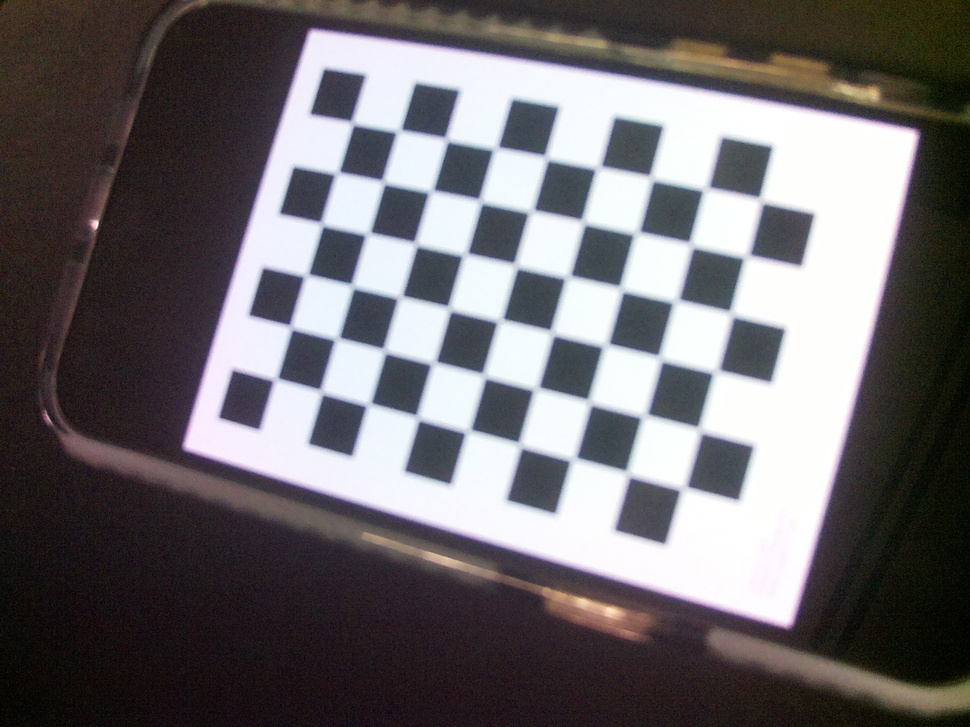
#> input picture open_cv/image0.jpg, 970 x 727 px, shrunk from 2592 x 1944 before the run; its folder holds only this picture in this run
$ python camera_calibration.py
#> lines starting #> are read from the running program, lines starting #| are printed output that depends on the picture; after the words box and inside, x2 and y2 are one past the last pixel; in counts of white or black regions, pixels touching at a corner belong together; long printed decimals are rounded
import cv2
import numpy as np
import os
import glob
import matplotlib.pyplot as plt

# Defining the dimensions of checkerboard
CHECKERBOARD = (6,9)
criteria = (cv2.TERM_CRITERIA_EPS + cv2.TERM_CRITERIA_MAX_ITER, 30, 0.001)

# Creating vector to store vectors of 3D points for each checkerboard image
objpoints = []
# Creating vector to store vectors of 2D points for each checkerboard image
imgpoints = []

# Defining the world coordinates for 3D points
objp = np.zeros((1, CHECKERBOARD[0]*CHECKERBOARD[1], 3), np.float32)
objp[0,:,:2] = np.mgrid[0:CHECKERBOARD[0], 0:CHECKERBOARD[1]].T.reshape(-1, 2)
prev_img_shape = None

# Extracting path of individual image stored in a given directory
images = glob.glob('/home/localuser/SWARM-Project/alphabot_swarm/open_cv/*.jpg')

# Print the list of images to verify if they are being accessed
print("List of images found:", images)

for fname in images:
    img = cv2.imread(fname)
#> img is the input picture: shape (727, 970, 3); mean B, G, R 109, 106, 109.7
    gray = cv2.cvtColor(img, cv2.COLOR_BGR2GRAY)
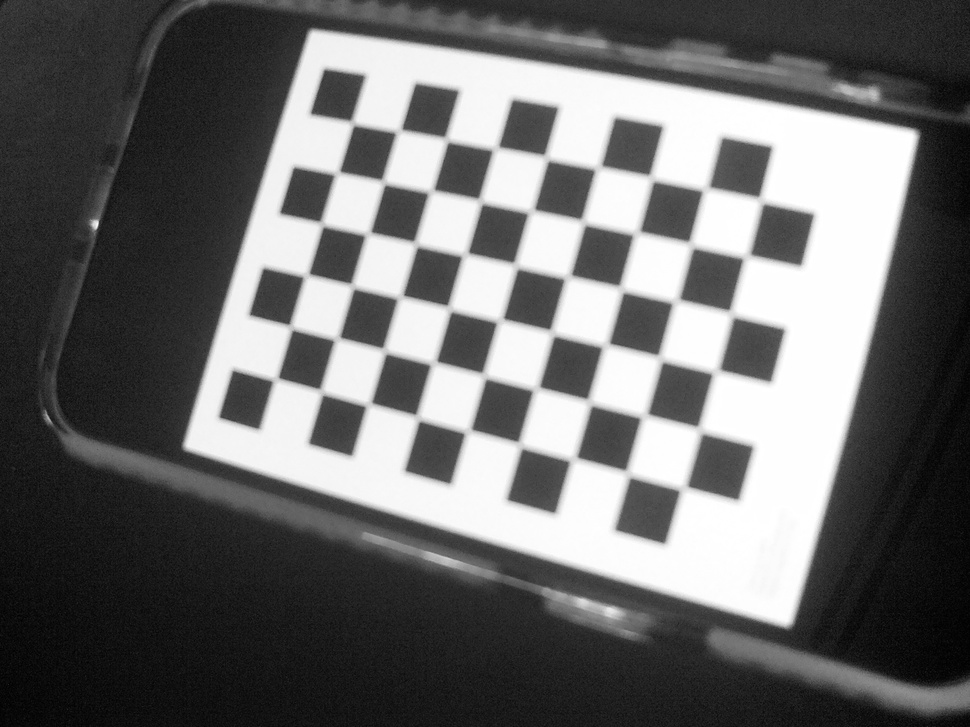
#> gray: shape (727, 970); min 0, max 255, mean 107.5

    # Find the chessboard corners
    ret, corners = cv2.findChessboardCorners(gray, CHECKERBOARD, cv2.CALIB_CB_ADAPTIVE_THRESH +
                                               cv2.CALIB_CB_FAST_CHECK + cv2.CALIB_CB_NORMALIZE_IMAGE)
#> ret = True; corners = 54 rows, first 8: [275, 379], [290.5, 327.5], [306, 275.5], [322, 224], [337, 173.5], [351.5, 123.5], [320.5, 392], [337, 339.5]

    if ret == True:
        objpoints.append(objp)
        # refining pixel coordinates for given 2d points.
        corners2 = cv2.cornerSubPix(gray, corners, (11, 11), (-1, -1), criteria)
#> corners2 = 54 rows, first 8: [276, 378.9], [290.8, 327.2], [306.5, 275.3], [321.9, 223.9], [337.4, 172.9], [352.5, 123], [321.2, 391.4], [337.2, 338.6]
        imgpoints.append(corners2)

        # Draw and display the corners
        img = cv2.drawChessboardCorners(img, CHECKERBOARD, corners2, ret)
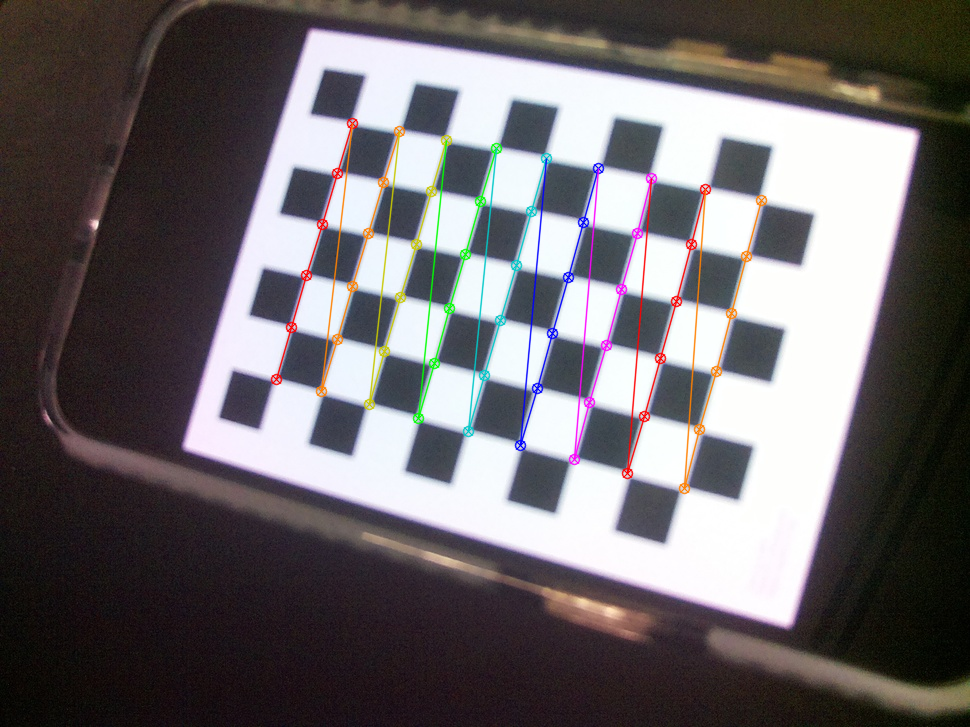
#> img: shape (727, 970, 3); 2.65% of pixels changed, all inside (x1, y1, x2, y2) = (270, 117, 768, 495)

    # Use matplotlib to display the image
    plt.imshow(cv2.cvtColor(img, cv2.COLOR_BGR2RGB))  # Convert to RGB for displaying
    plt.show()
    cv2.waitKey(0)

print("END")
cv2.destroyAllWindows()

h, w = img.shape[:2]
#> h = 727; w = 970

# Perform camera calibration by passing the value of known 3D points (objpoints)
# and corresponding pixel coordinates of the detected corners (imgpoints)
ret, mtx, dist, rvecs, tvecs = cv2.calibrateCamera(objpoints, imgpoints, gray.shape[::-1], None, None)
#> ret = 0.277; mtx = [[1935.7, 0, 468.6], [0, 1834.2, 277.4], [0, 0, 1]]; dist = [[0.0297, -68.71, 0.032, -0.0108, 1743.5]]; rvecs = ([-0.481, 0.282, -1.29],); tvecs = ([-3.4, 1.88, 34.09],)

print("Camera matrix : \n")
print(mtx)
#| [[1.93573107e+03 0.00000000e+00 4.68618103e+02]
#|  [0.00000000e+00 1.83421960e+03 2.77352250e+02]
#|  [0.00000000e+00 0.00000000e+00 1.00000000e+00]]
print("dist : \n")
print(dist)
#| [[ 2.96649471e-02 -6.87061108e+01  3.20288132e-02 -1.08314919e-02
#|    1.74349409e+03]]
print("rvecs : \n")
print(rvecs)
#| (array([[-0.4807 ],
#|        [ 0.2816],
#|        [-1.289]]),)
print("tvecs : \n")
print(tvecs)
#| (array([[-3.395],
#|        [ 1.878],
#|        [34.087]]),)

$ run again, on open_cv/image1.jpg
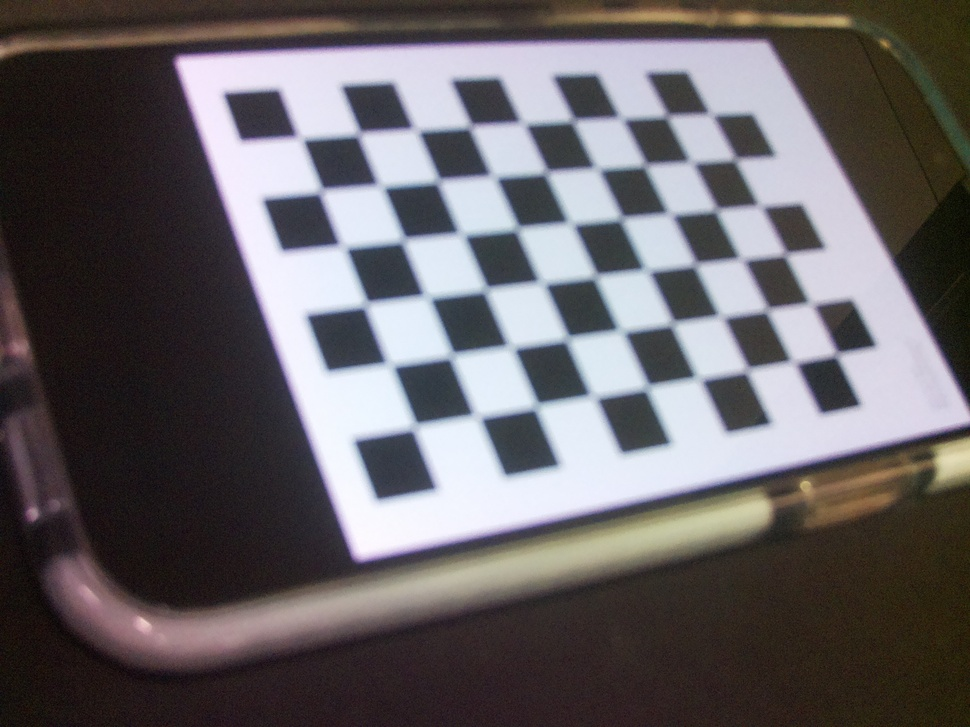
#> input picture open_cv/image1.jpg, 970 x 727 px, shrunk from 2592 x 1944 before the run
#> img is the input picture: shape (727, 970, 3); mean B, G, R 101.9, 98.7, 103.1
#> `gray = cv2.cvtColor(img, cv2.COLOR_BGR2GRAY)`:
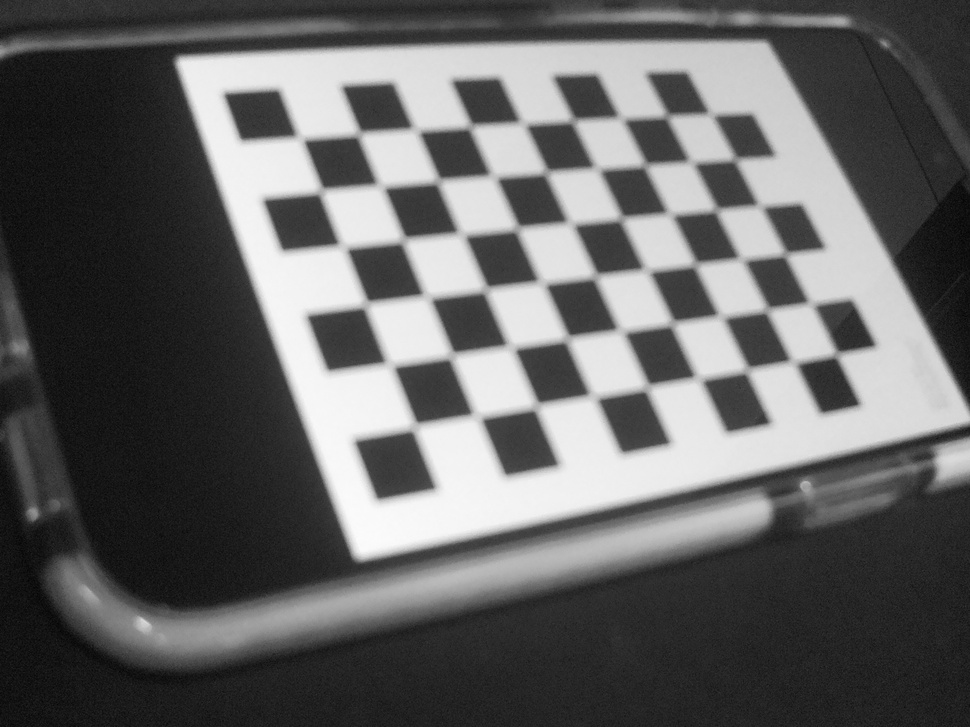
#> gray: shape (727, 970); min 2, max 252, mean 100.4
#> `ret, corners = cv2.findChessboardCorners(gray, CHECKERBOARD, cv2.CALIB..`: ret = True; corners = 54 rows, first 8: [414, 426.5], [390, 364.5], [366.5, 305], [343, 246.4], [320, 190.5], [300, 137.5], [477, 416.5], [451.5, 355.5]
#> corners2 = 54 rows, first 8: [415.3, 425.7], [391.3, 365.5], [366.5, 303.7], [343.3, 246.6], [321.4, 190.5], [301.1, 138.6], [475.7, 415.3], [452.1, 354.9]
#> `img = cv2.drawChessboardCorners(img, CHECKERBOARD, corners2, ret)`:
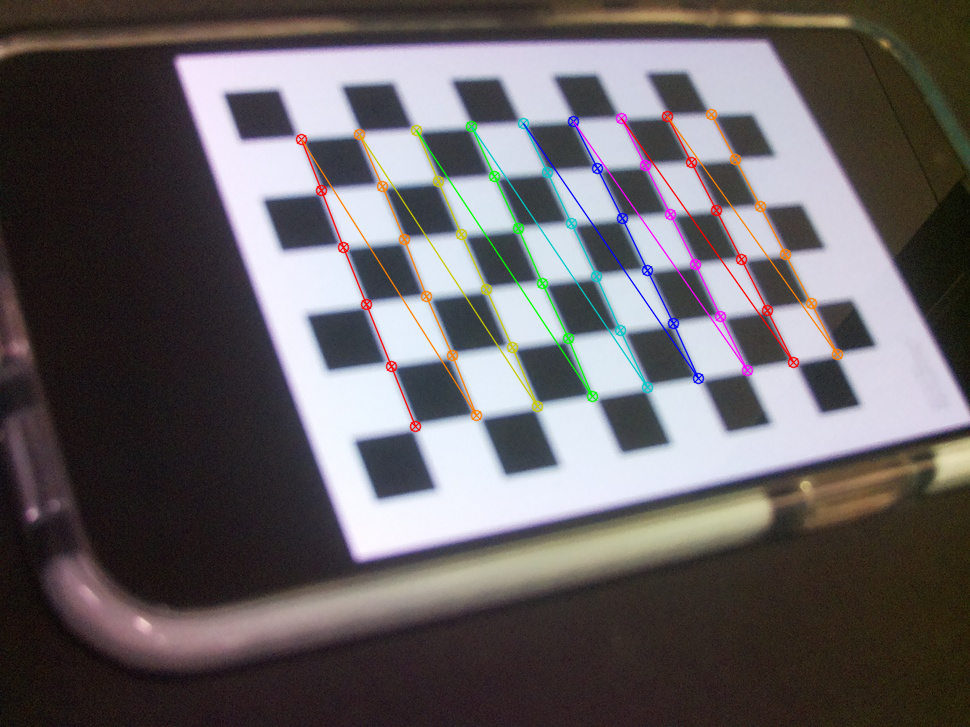
#> img: shape (727, 970, 3); 2.54% of pixels changed, all inside (x1, y1, x2, y2) = (295, 108, 844, 433)
#> `ret, mtx, dist, rvecs, tvecs = cv2.calibrateCamera(objpoints, imgpoint..`: ret = 0.56; mtx = [[1791.1, 0, 445.8], [0, 1723.4, 261.8], [0, 0, 1]]; dist = [[-1.1, 18.2, 0.0377, 0.00158, -173.8]]; rvecs = ([-0.00576, -0.829, -1.74],); tvecs = ([-0.415, 2.3, 24.2],)
#| [[1.79106016e+03 0.00000000e+00 4.45776128e+02]
#|  [0.00000000e+00 1.72343883e+03 2.61754551e+02]
#|  [0.00000000e+00 0.00000000e+00 1.00000000e+00]]
#| [[-1.10474203e+00  1.82040717e+01  3.76900804e-02  1.57982682e-03
#|   -1.73848716e+02]]
#| (array([[-0.005763],
#|        [-0.8286],
#|        [-1.739]]),)
#| (array([[-0.4146],
#|        [ 2.301],
#|        [24.196]]),)

$ run again, on open_cv/image2.jpg
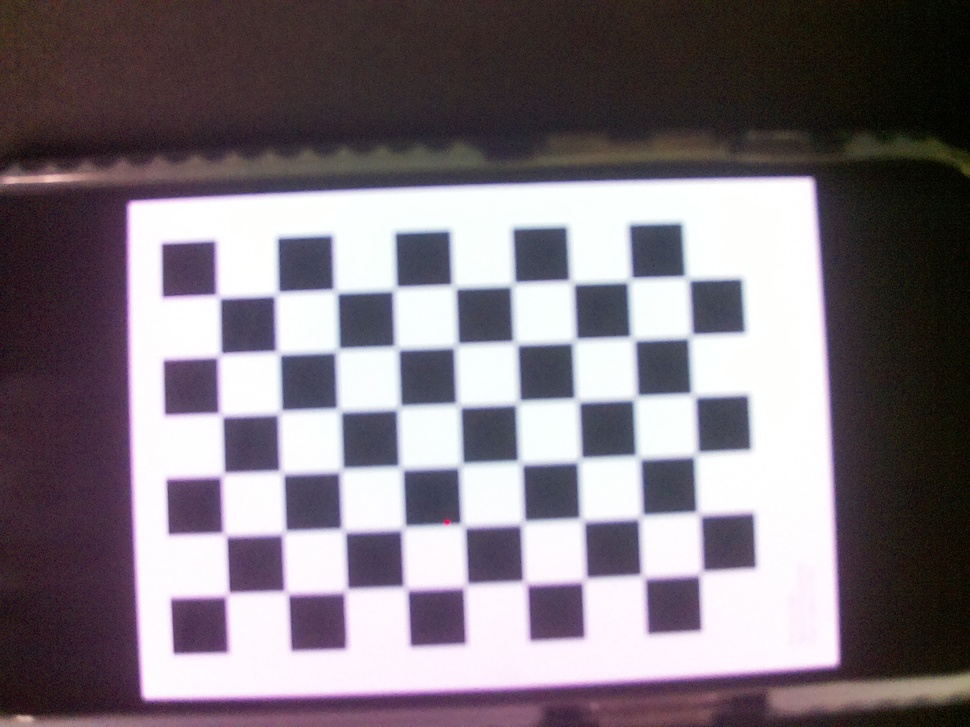
#> input picture open_cv/image2.jpg, 970 x 727 px, shrunk from 2592 x 1944 before the run
#> img is the input picture: shape (727, 970, 3); mean B, G, R 125.2, 117.1, 126.2
#> `gray = cv2.cvtColor(img, cv2.COLOR_BGR2GRAY)`:
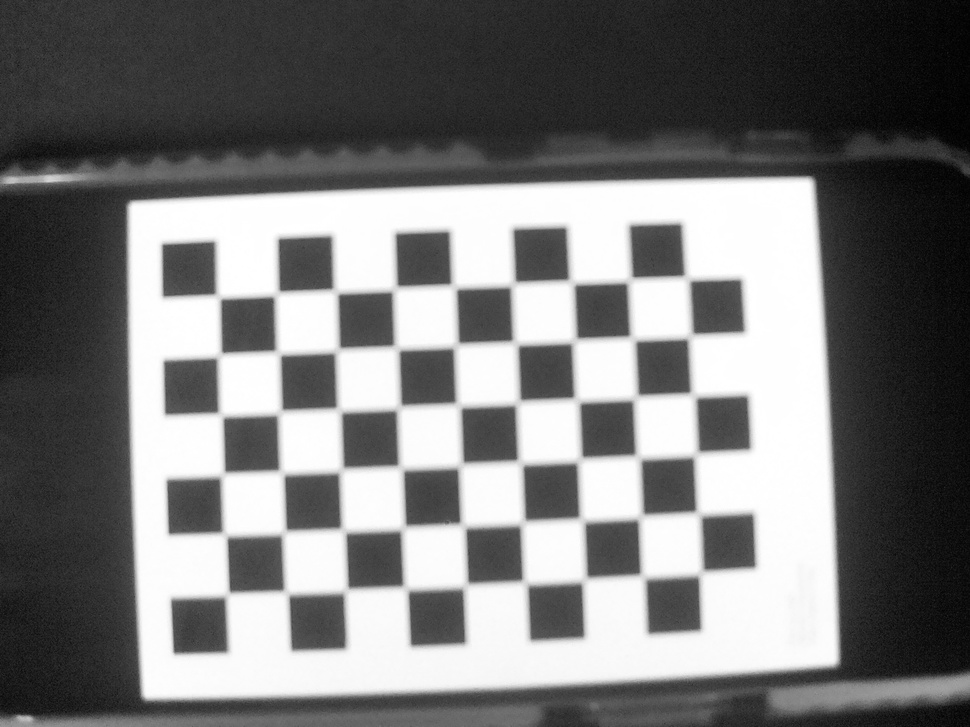
#> gray: shape (727, 970); min 0, max 255, mean 120.7
#> `ret, corners = cv2.findChessboardCorners(gray, CHECKERBOARD, cv2.CALIB..`: ret = True; corners = 54 rows, first 8: [227, 594.5], [224.5, 535], [222, 475], [220.5, 415.5], [218.5, 355], [217.5, 297], [286.5, 592.5], [284, 533]
#> corners2 = 54 rows, first 8: [228, 593.8], [224.9, 534.5], [223.1, 474], [221, 414.9], [220, 354.7], [218.4, 296.5], [286.5, 592.6], [284.6, 531.8]
#> `img = cv2.drawChessboardCorners(img, CHECKERBOARD, corners2, ret)`:
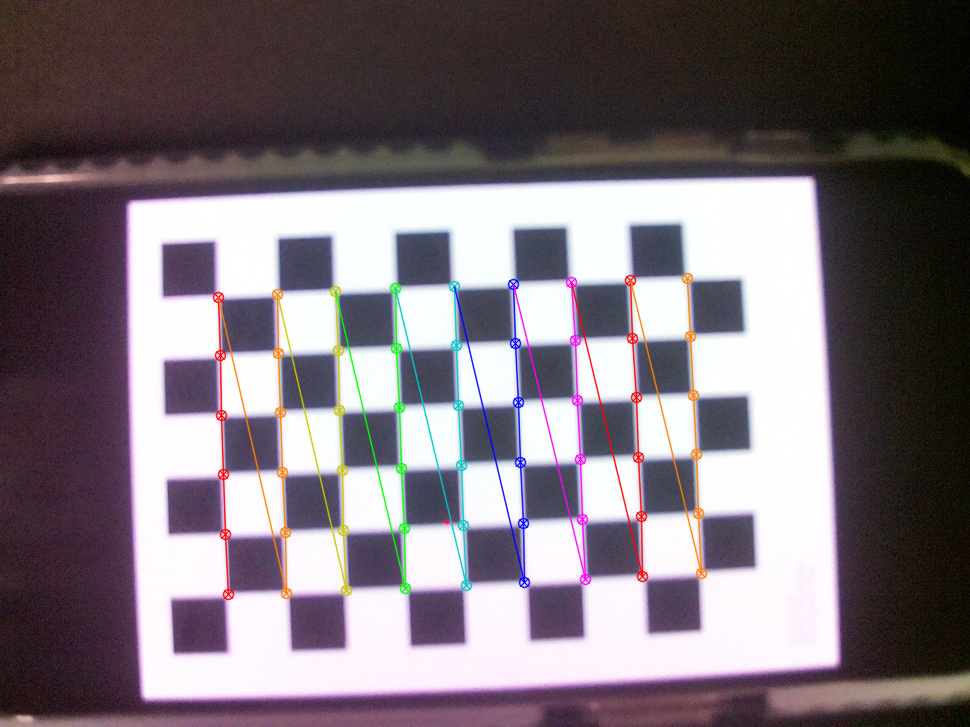
#> img: shape (727, 970, 3); 2.77% of pixels changed, all inside (x1, y1, x2, y2) = (212, 272, 708, 601)
#> `ret, mtx, dist, rvecs, tvecs = cv2.calibrateCamera(objpoints, imgpoint..`: ret = 0.395; mtx = [[1171.6, 0, 522.2], [0, 1182.9, 380], [0, 0, 1]]; dist = [[-0.246, 0.829, 0.00156, -0.0137, -7.79]]; rvecs = ([-0.0306, -0.0666, -1.61],); tvecs = ([-4.94, 3.57, 19.45],)
#| [[1.17161703e+03 0.00000000e+00 5.22196522e+02]
#|  [0.00000000e+00 1.18286744e+03 3.79971928e+02]
#|  [0.00000000e+00 0.00000000e+00 1.00000000e+00]]
#| [[-2.45892931e-01  8.28690285e-01  1.56176456e-03 -1.36695915e-02
#|   -7.78704951e+00]]
#| (array([[-0.03059],
#|        [-0.06663],
#|        [-1.612]]),)
#| (array([[-4.940],
#|        [ 3.571 ],
#|        [19.452]]),)
